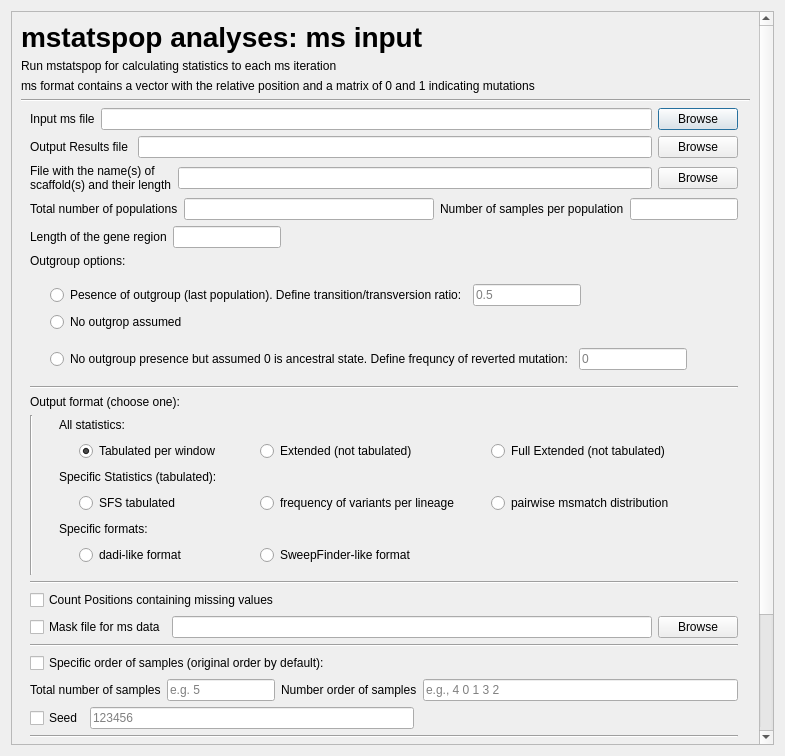
<?xml version="1.0" encoding="UTF-8"?>
<ui version="4.0">
 <class>Dialog</class>
 <widget class="QDialog" name="Dialog">
  <property name="geometry">
   <rect>
    <x>0</x>
    <y>0</y>
    <width>785</width>
    <height>756</height>
   </rect>
  </property>
  <property name="sizePolicy">
   <sizepolicy hsizetype="Preferred" vsizetype="Fixed">
    <horstretch>0</horstretch>
    <verstretch>0</verstretch>
   </sizepolicy>
  </property>
  <property name="minimumSize">
   <size>
    <width>729</width>
    <height>300</height>
   </size>
  </property>
  <property name="windowTitle">
   <string>Dialog</string>
  </property>
  <layout class="QGridLayout" name="gridLayout_4">
   <item row="0" column="0">
    <widget class="QScrollArea" name="scrollArea">
     <property name="sizePolicy">
      <sizepolicy hsizetype="Preferred" vsizetype="Preferred">
       <horstretch>0</horstretch>
       <verstretch>0</verstretch>
      </sizepolicy>
     </property>
     <property name="font">
      <font>
       <weight>50</weight>
       <italic>false</italic>
       <bold>false</bold>
       <underline>false</underline>
       <strikeout>false</strikeout>
       <kerning>true</kerning>
      </font>
     </property>
     <property name="lineWidth">
      <number>0</number>
     </property>
     <property name="widgetResizable">
      <bool>true</bool>
     </property>
     <widget class="QWidget" name="scrollAreaWidgetContents">
      <property name="geometry">
       <rect>
        <x>0</x>
        <y>0</y>
        <width>759</width>
        <height>1172</height>
       </rect>
      </property>
      <layout class="QGridLayout" name="gridLayout_2">
       <item row="0" column="0">
        <layout class="QHBoxLayout" name="horizontalLayout_15">
         <property name="sizeConstraint">
          <enum>QLayout::SetFixedSize</enum>
         </property>
         <property name="topMargin">
          <number>0</number>
         </property>
         <property name="rightMargin">
          <number>10</number>
         </property>
         <item>
          <layout class="QHBoxLayout" name="horizontalLayout_16">
           <property name="rightMargin">
            <number>10</number>
           </property>
           <item>
            <layout class="QVBoxLayout" name="verticalLayout_22">
             <property name="sizeConstraint">
              <enum>QLayout::SetFixedSize</enum>
             </property>
             <property name="bottomMargin">
              <number>0</number>
             </property>
             <item>
              <layout class="QVBoxLayout" name="verticalLayout_23">
               <item>
                <widget class="QLabel" name="label_8">
                 <property name="font">
                  <font>
                   <pointsize>21</pointsize>
                   <weight>75</weight>
                   <bold>true</bold>
                  </font>
                 </property>
                 <property name="text">
                  <string>mstatspop analyses: ms input</string>
                 </property>
                </widget>
               </item>
              </layout>
             </item>
             <item>
              <layout class="QVBoxLayout" name="verticalLayout_24">
               <item>
                <widget class="QLabel" name="label_9">
                 <property name="font">
                  <font>
                   <kerning>true</kerning>
                  </font>
                 </property>
                 <property name="text">
                  <string>Run mstatspop for calculating statistics to each ms iteration</string>
                 </property>
                </widget>
               </item>
              </layout>
             </item>
             <item>
              <layout class="QVBoxLayout" name="verticalLayout_25">
               <item>
                <widget class="QLabel" name="label_10">
                 <property name="text">
                  <string>ms format contains a vector with the relative position and a matrix of 0 and 1 indicating mutations</string>
                 </property>
                </widget>
               </item>
              </layout>
             </item>
            </layout>
           </item>
          </layout>
         </item>
         <item>
          <widget class="QLabel" name="logo_4">
           <property name="sizePolicy">
            <sizepolicy hsizetype="Preferred" vsizetype="Fixed">
             <horstretch>0</horstretch>
             <verstretch>0</verstretch>
            </sizepolicy>
           </property>
           <property name="maximumSize">
            <size>
             <width>81</width>
             <height>81</height>
            </size>
           </property>
           <property name="text">
            <string/>
           </property>
           <property name="pixmap">
            <pixmap resource="icon_SPiGA.qrc">:/logo/SPiGA_icon.png</pixmap>
           </property>
           <property name="scaledContents">
            <bool>true</bool>
           </property>
          </widget>
         </item>
        </layout>
       </item>
       <item row="1" column="0">
        <widget class="Line" name="line">
         <property name="orientation">
          <enum>Qt::Horizontal</enum>
         </property>
        </widget>
       </item>
       <item row="2" column="0">
        <widget class="QFrame" name="frameWeight">
         <property name="frameShape">
          <enum>QFrame::NoFrame</enum>
         </property>
         <property name="frameShadow">
          <enum>QFrame::Raised</enum>
         </property>
         <layout class="QVBoxLayout" name="verticalLayout_8">
          <property name="topMargin">
           <number>0</number>
          </property>
          <property name="rightMargin">
           <number>12</number>
          </property>
          <property name="bottomMargin">
           <number>0</number>
          </property>
          <item>
           <layout class="QHBoxLayout" name="horizontalLayout_input_option_i" stretch="0,0,0">
            <property name="spacing">
             <number>6</number>
            </property>
            <item>
             <widget class="QLabel" name="labelInput_fasta">
              <property name="text">
               <string>Input ms file</string>
              </property>
             </widget>
            </item>
            <item>
             <widget class="QLineEdit" name="lineInput_fasta"/>
            </item>
            <item>
             <widget class="QPushButton" name="openInput_fasta">
              <property name="text">
               <string>Browse</string>
              </property>
              <property name="autoDefault">
               <bool>true</bool>
              </property>
             </widget>
            </item>
           </layout>
          </item>
          <item>
           <layout class="QHBoxLayout" name="horizontalLayout_output_option_o">
            <item>
             <widget class="QLabel" name="labelOutput_tfasta">
              <property name="text">
               <string>Output Results file </string>
              </property>
             </widget>
            </item>
            <item>
             <widget class="QLineEdit" name="lineOutput_tfasta"/>
            </item>
            <item>
             <widget class="QPushButton" name="openInput_fasta_2">
              <property name="text">
               <string>Browse</string>
              </property>
              <property name="autoDefault">
               <bool>true</bool>
              </property>
             </widget>
            </item>
           </layout>
          </item>
          <item>
           <layout class="QHBoxLayout" name="horizontalLayout_option_n">
            <item>
             <widget class="QLabel" name="labelScaffold">
              <property name="text">
               <string>File with the name(s) of
scaffold(s) and their length</string>
              </property>
             </widget>
            </item>
            <item>
             <widget class="QLineEdit" name="lineScaffold">
              <property name="placeholderText">
               <string/>
              </property>
             </widget>
            </item>
            <item>
             <widget class="QPushButton" name="openScaffold">
              <property name="text">
               <string>Browse</string>
              </property>
             </widget>
            </item>
           </layout>
          </item>
          <item>
           <layout class="QHBoxLayout" name="horizontalLayout_62">
            <item>
             <widget class="QLabel" name="label_44">
              <property name="text">
               <string>Total number of populations</string>
              </property>
             </widget>
            </item>
            <item>
             <widget class="QLineEdit" name="lineTotalPopsConv"/>
            </item>
            <item>
             <layout class="QHBoxLayout" name="horizontalLayout_60">
              <item>
               <widget class="QLabel" name="label_43">
                <property name="text">
                 <string>Number of samples per population</string>
                </property>
               </widget>
              </item>
              <item>
               <widget class="QLineEdit" name="lineSamplesPopsConv"/>
              </item>
             </layout>
            </item>
           </layout>
          </item>
          <item>
           <layout class="QHBoxLayout" name="horizontalLayout_14">
            <property name="bottomMargin">
             <number>0</number>
            </property>
            <item>
             <widget class="QLabel" name="label_4">
              <property name="text">
               <string>Length of the gene region</string>
              </property>
             </widget>
            </item>
            <item>
             <widget class="QLineEdit" name="lineEdit_2">
              <property name="sizePolicy">
               <sizepolicy hsizetype="Fixed" vsizetype="Fixed">
                <horstretch>0</horstretch>
                <verstretch>0</verstretch>
               </sizepolicy>
              </property>
             </widget>
            </item>
            <item>
             <spacer name="horizontalSpacer_4">
              <property name="orientation">
               <enum>Qt::Horizontal</enum>
              </property>
              <property name="sizeHint" stdset="0">
               <size>
                <width>40</width>
                <height>20</height>
               </size>
              </property>
             </spacer>
            </item>
           </layout>
          </item>
          <item>
           <layout class="QVBoxLayout" name="verticalLayout_3">
            <property name="bottomMargin">
             <number>0</number>
            </property>
            <item>
             <layout class="QHBoxLayout" name="horizontalLayout_8">
              <property name="bottomMargin">
               <number>10</number>
              </property>
              <item>
               <widget class="QLabel" name="label_6">
                <property name="text">
                 <string>Outgroup options:</string>
                </property>
               </widget>
              </item>
             </layout>
            </item>
            <item>
             <layout class="QHBoxLayout" name="horizontalLayout_4">
              <property name="bottomMargin">
               <number>0</number>
              </property>
              <item>
               <spacer name="horizontalSpacer_6">
                <property name="orientation">
                 <enum>Qt::Horizontal</enum>
                </property>
                <property name="sizeType">
                 <enum>QSizePolicy::Fixed</enum>
                </property>
                <property name="sizeHint" stdset="0">
                 <size>
                  <width>20</width>
                  <height>20</height>
                 </size>
                </property>
               </spacer>
              </item>
              <item>
               <widget class="QRadioButton" name="radioButton_Outgroup">
                <property name="text">
                 <string>Pesence of outgroup (last population). Define transition/transversion ratio:</string>
                </property>
                <attribute name="buttonGroup">
                 <string notr="true">buttonGroup_5</string>
                </attribute>
               </widget>
              </item>
              <item>
               <widget class="QLineEdit" name="lineEdit_ratioSV">
                <property name="sizePolicy">
                 <sizepolicy hsizetype="Fixed" vsizetype="Fixed">
                  <horstretch>0</horstretch>
                  <verstretch>0</verstretch>
                 </sizepolicy>
                </property>
                <property name="placeholderText">
                 <string>0.5</string>
                </property>
               </widget>
              </item>
              <item>
               <spacer name="horizontalSpacer_3">
                <property name="orientation">
                 <enum>Qt::Horizontal</enum>
                </property>
                <property name="sizeHint" stdset="0">
                 <size>
                  <width>40</width>
                  <height>20</height>
                 </size>
                </property>
               </spacer>
              </item>
             </layout>
            </item>
            <item>
             <layout class="QHBoxLayout" name="horizontalLayout_6">
              <property name="bottomMargin">
               <number>10</number>
              </property>
              <item>
               <spacer name="horizontalSpacer_7">
                <property name="orientation">
                 <enum>Qt::Horizontal</enum>
                </property>
                <property name="sizeType">
                 <enum>QSizePolicy::Fixed</enum>
                </property>
                <property name="sizeHint" stdset="0">
                 <size>
                  <width>20</width>
                  <height>20</height>
                 </size>
                </property>
               </spacer>
              </item>
              <item>
               <widget class="QRadioButton" name="radioButton_NOOutgroup">
                <property name="text">
                 <string>No outgrop assumed</string>
                </property>
                <attribute name="buttonGroup">
                 <string notr="true">buttonGroup_5</string>
                </attribute>
               </widget>
              </item>
             </layout>
            </item>
            <item>
             <layout class="QHBoxLayout" name="horizontalLayout_5">
              <property name="bottomMargin">
               <number>10</number>
              </property>
              <item>
               <spacer name="horizontalSpacer_8">
                <property name="orientation">
                 <enum>Qt::Horizontal</enum>
                </property>
                <property name="sizeType">
                 <enum>QSizePolicy::Fixed</enum>
                </property>
                <property name="sizeHint" stdset="0">
                 <size>
                  <width>20</width>
                  <height>20</height>
                 </size>
                </property>
               </spacer>
              </item>
              <item>
               <widget class="QRadioButton" name="radioButton_ForceOutgroup">
                <property name="text">
                 <string>No outgroup presence but assumed 0 is ancestral state. Define frequncy of reverted mutation:</string>
                </property>
                <attribute name="buttonGroup">
                 <string notr="true">buttonGroup_5</string>
                </attribute>
               </widget>
              </item>
              <item>
               <widget class="QLineEdit" name="lineEdit_FreqRev">
                <property name="placeholderText">
                 <string>0</string>
                </property>
               </widget>
              </item>
              <item>
               <spacer name="horizontalSpacer_5">
                <property name="orientation">
                 <enum>Qt::Horizontal</enum>
                </property>
                <property name="sizeHint" stdset="0">
                 <size>
                  <width>40</width>
                  <height>20</height>
                 </size>
                </property>
               </spacer>
              </item>
             </layout>
            </item>
           </layout>
          </item>
          <item>
           <widget class="Line" name="line_5">
            <property name="orientation">
             <enum>Qt::Horizontal</enum>
            </property>
           </widget>
          </item>
          <item>
           <layout class="QHBoxLayout" name="horizontalLayout_18">
            <property name="topMargin">
             <number>0</number>
            </property>
            <item>
             <widget class="QLabel" name="label_2">
              <property name="text">
               <string>Output format (choose one):</string>
              </property>
             </widget>
            </item>
           </layout>
          </item>
          <item>
           <layout class="QHBoxLayout" name="horizontalLayout_19">
            <property name="leftMargin">
             <number>0</number>
            </property>
            <property name="bottomMargin">
             <number>0</number>
            </property>
            <item>
             <widget class="Line" name="line_8">
              <property name="orientation">
               <enum>Qt::Vertical</enum>
              </property>
             </widget>
            </item>
            <item>
             <layout class="QVBoxLayout" name="verticalLayout_2">
              <property name="topMargin">
               <number>0</number>
              </property>
              <property name="bottomMargin">
               <number>10</number>
              </property>
              <item>
               <layout class="QHBoxLayout" name="horizontalLayout_13">
                <property name="bottomMargin">
                 <number>0</number>
                </property>
                <item>
                 <spacer name="horizontalSpacer_16">
                  <property name="orientation">
                   <enum>Qt::Horizontal</enum>
                  </property>
                  <property name="sizeType">
                   <enum>QSizePolicy::Fixed</enum>
                  </property>
                  <property name="sizeHint" stdset="0">
                   <size>
                    <width>20</width>
                    <height>20</height>
                   </size>
                  </property>
                 </spacer>
                </item>
                <item>
                 <widget class="QLabel" name="label_3">
                  <property name="text">
                   <string>All statistics:</string>
                  </property>
                 </widget>
                </item>
               </layout>
              </item>
              <item>
               <layout class="QGridLayout" name="gridLayout">
                <property name="bottomMargin">
                 <number>0</number>
                </property>
                <item row="0" column="0">
                 <spacer name="horizontalSpacer_10">
                  <property name="orientation">
                   <enum>Qt::Horizontal</enum>
                  </property>
                  <property name="sizeType">
                   <enum>QSizePolicy::Fixed</enum>
                  </property>
                  <property name="sizeHint" stdset="0">
                   <size>
                    <width>40</width>
                    <height>20</height>
                   </size>
                  </property>
                 </spacer>
                </item>
                <item row="0" column="3">
                 <widget class="QRadioButton" name="radioButton_option_o10">
                  <property name="text">
                   <string>Full Extended (not tabulated)</string>
                  </property>
                  <attribute name="buttonGroup">
                   <string notr="true">buttonGroup_6</string>
                  </attribute>
                 </widget>
                </item>
                <item row="0" column="1">
                 <widget class="QRadioButton" name="radioButton_option_o1">
                  <property name="sizePolicy">
                   <sizepolicy hsizetype="Fixed" vsizetype="Fixed">
                    <horstretch>0</horstretch>
                    <verstretch>0</verstretch>
                   </sizepolicy>
                  </property>
                  <property name="minimumSize">
                   <size>
                    <width>175</width>
                    <height>0</height>
                   </size>
                  </property>
                  <property name="text">
                   <string>Tabulated per window</string>
                  </property>
                  <property name="checked">
                   <bool>true</bool>
                  </property>
                  <attribute name="buttonGroup">
                   <string notr="true">buttonGroup_6</string>
                  </attribute>
                 </widget>
                </item>
                <item row="0" column="2">
                 <widget class="QRadioButton" name="radioButton_oprion_o0">
                  <property name="sizePolicy">
                   <sizepolicy hsizetype="Fixed" vsizetype="Fixed">
                    <horstretch>0</horstretch>
                    <verstretch>0</verstretch>
                   </sizepolicy>
                  </property>
                  <property name="minimumSize">
                   <size>
                    <width>225</width>
                    <height>0</height>
                   </size>
                  </property>
                  <property name="text">
                   <string>Extended (not tabulated)</string>
                  </property>
                  <attribute name="buttonGroup">
                   <string notr="true">buttonGroup_6</string>
                  </attribute>
                 </widget>
                </item>
               </layout>
              </item>
              <item>
               <layout class="QHBoxLayout" name="horizontalLayout_17">
                <property name="bottomMargin">
                 <number>0</number>
                </property>
                <item>
                 <spacer name="horizontalSpacer_18">
                  <property name="orientation">
                   <enum>Qt::Horizontal</enum>
                  </property>
                  <property name="sizeType">
                   <enum>QSizePolicy::Fixed</enum>
                  </property>
                  <property name="sizeHint" stdset="0">
                   <size>
                    <width>20</width>
                    <height>20</height>
                   </size>
                  </property>
                 </spacer>
                </item>
                <item>
                 <widget class="QLabel" name="label_5">
                  <property name="text">
                   <string>Specific Statistics (tabulated):</string>
                  </property>
                 </widget>
                </item>
               </layout>
              </item>
              <item>
               <layout class="QGridLayout" name="gridLayout_3">
                <property name="topMargin">
                 <number>0</number>
                </property>
                <item row="0" column="2">
                 <widget class="QRadioButton" name="radioButton_oprion_o5">
                  <property name="sizePolicy">
                   <sizepolicy hsizetype="Fixed" vsizetype="Fixed">
                    <horstretch>0</horstretch>
                    <verstretch>0</verstretch>
                   </sizepolicy>
                  </property>
                  <property name="minimumSize">
                   <size>
                    <width>225</width>
                    <height>0</height>
                   </size>
                  </property>
                  <property name="text">
                   <string>frequency of variants per lineage </string>
                  </property>
                  <attribute name="buttonGroup">
                   <string notr="true">buttonGroup_6</string>
                  </attribute>
                 </widget>
                </item>
                <item row="0" column="0">
                 <spacer name="horizontalSpacer_15">
                  <property name="orientation">
                   <enum>Qt::Horizontal</enum>
                  </property>
                  <property name="sizeType">
                   <enum>QSizePolicy::Fixed</enum>
                  </property>
                  <property name="sizeHint" stdset="0">
                   <size>
                    <width>40</width>
                    <height>20</height>
                   </size>
                  </property>
                 </spacer>
                </item>
                <item row="0" column="3">
                 <widget class="QRadioButton" name="radioButton_option_o4">
                  <property name="text">
                   <string>pairwise msmatch distribution </string>
                  </property>
                  <attribute name="buttonGroup">
                   <string notr="true">buttonGroup_6</string>
                  </attribute>
                 </widget>
                </item>
                <item row="0" column="1">
                 <widget class="QRadioButton" name="radioButton_option_o2">
                  <property name="sizePolicy">
                   <sizepolicy hsizetype="Fixed" vsizetype="Fixed">
                    <horstretch>0</horstretch>
                    <verstretch>0</verstretch>
                   </sizepolicy>
                  </property>
                  <property name="minimumSize">
                   <size>
                    <width>175</width>
                    <height>0</height>
                   </size>
                  </property>
                  <property name="text">
                   <string>SFS tabulated </string>
                  </property>
                  <attribute name="buttonGroup">
                   <string notr="true">buttonGroup_6</string>
                  </attribute>
                 </widget>
                </item>
               </layout>
              </item>
              <item>
               <layout class="QHBoxLayout" name="horizontalLayout_23">
                <property name="bottomMargin">
                 <number>0</number>
                </property>
                <item>
                 <spacer name="horizontalSpacer_19">
                  <property name="orientation">
                   <enum>Qt::Horizontal</enum>
                  </property>
                  <property name="sizeType">
                   <enum>QSizePolicy::Fixed</enum>
                  </property>
                  <property name="sizeHint" stdset="0">
                   <size>
                    <width>20</width>
                    <height>20</height>
                   </size>
                  </property>
                 </spacer>
                </item>
                <item>
                 <widget class="QLabel" name="label_7">
                  <property name="text">
                   <string>Specific formats:</string>
                  </property>
                 </widget>
                </item>
               </layout>
              </item>
              <item>
               <layout class="QGridLayout" name="gridLayout_6">
                <property name="topMargin">
                 <number>0</number>
                </property>
                <item row="0" column="0">
                 <spacer name="horizontalSpacer_21">
                  <property name="orientation">
                   <enum>Qt::Horizontal</enum>
                  </property>
                  <property name="sizeType">
                   <enum>QSizePolicy::Fixed</enum>
                  </property>
                  <property name="sizeHint" stdset="0">
                   <size>
                    <width>40</width>
                    <height>20</height>
                   </size>
                  </property>
                 </spacer>
                </item>
                <item row="0" column="2">
                 <widget class="QRadioButton" name="radioButton_option_o7">
                  <property name="text">
                   <string>SweepFinder-like format </string>
                  </property>
                  <attribute name="buttonGroup">
                   <string notr="true">buttonGroup_6</string>
                  </attribute>
                 </widget>
                </item>
                <item row="0" column="1">
                 <widget class="QRadioButton" name="radioButton_option_03">
                  <property name="sizePolicy">
                   <sizepolicy hsizetype="Fixed" vsizetype="Fixed">
                    <horstretch>0</horstretch>
                    <verstretch>0</verstretch>
                   </sizepolicy>
                  </property>
                  <property name="minimumSize">
                   <size>
                    <width>175</width>
                    <height>0</height>
                   </size>
                  </property>
                  <property name="text">
                   <string>dadi-like format </string>
                  </property>
                  <attribute name="buttonGroup">
                   <string notr="true">buttonGroup_6</string>
                  </attribute>
                 </widget>
                </item>
               </layout>
              </item>
             </layout>
            </item>
           </layout>
          </item>
          <item>
           <widget class="Line" name="line_4">
            <property name="orientation">
             <enum>Qt::Horizontal</enum>
            </property>
           </widget>
          </item>
          <item>
           <widget class="QCheckBox" name="checkUnknownPosConv">
            <property name="text">
             <string>Count Positions containing missing values</string>
            </property>
           </widget>
          </item>
          <item>
           <layout class="QHBoxLayout" name="horizontalLayout_mask_option_m">
            <item>
             <widget class="QCheckBox" name="checkBoxGenerateMaskFile">
              <property name="text">
               <string>Mask file for ms data</string>
              </property>
              <property name="autoExclusive">
               <bool>true</bool>
              </property>
             </widget>
            </item>
            <item>
             <widget class="QLineEdit" name="lineGenerateMaskFile"/>
            </item>
            <item>
             <widget class="QPushButton" name="openGenerateMaskFile">
              <property name="text">
               <string>Browse</string>
              </property>
             </widget>
            </item>
           </layout>
          </item>
          <item>
           <widget class="Line" name="line_6">
            <property name="orientation">
             <enum>Qt::Horizontal</enum>
            </property>
           </widget>
          </item>
          <item>
           <widget class="QCheckBox" name="checkOrderSamplesConv">
            <property name="text">
             <string>Specific order of samples (original order by default):</string>
            </property>
           </widget>
          </item>
          <item>
           <layout class="QHBoxLayout" name="horizontalLayout_61">
            <item>
             <widget class="QLabel" name="labelOrderSamplesConv">
              <property name="text">
               <string>Total number of samples</string>
              </property>
             </widget>
            </item>
            <item>
             <widget class="QLineEdit" name="lineOrderSamples_total">
              <property name="sizePolicy">
               <sizepolicy hsizetype="Fixed" vsizetype="Fixed">
                <horstretch>0</horstretch>
                <verstretch>0</verstretch>
               </sizepolicy>
              </property>
              <property name="placeholderText">
               <string>e.g. 5</string>
              </property>
             </widget>
            </item>
            <item>
             <layout class="QHBoxLayout" name="horizontalLayout_63">
              <item>
               <widget class="QLabel" name="labelOrderSamplesConv2">
                <property name="text">
                 <string>Number order of samples</string>
                </property>
               </widget>
              </item>
              <item>
               <widget class="QLineEdit" name="lineOrderSamplesConv2">
                <property name="placeholderText">
                 <string>e.g., 4 0 1 3 2</string>
                </property>
               </widget>
              </item>
             </layout>
            </item>
           </layout>
          </item>
          <item>
           <layout class="QHBoxLayout" name="horizontalLayout_76">
            <item>
             <widget class="QCheckBox" name="check_seed">
              <property name="text">
               <string>Seed</string>
              </property>
             </widget>
            </item>
            <item>
             <widget class="QLineEdit" name="line_seed">
              <property name="placeholderText">
               <string>123456</string>
              </property>
             </widget>
            </item>
            <item>
             <spacer name="horizontalSpacer_12">
              <property name="orientation">
               <enum>Qt::Horizontal</enum>
              </property>
              <property name="sizeHint" stdset="0">
               <size>
                <width>40</width>
                <height>20</height>
               </size>
              </property>
             </spacer>
            </item>
           </layout>
          </item>
          <item>
           <widget class="Line" name="line_7">
            <property name="orientation">
             <enum>Qt::Horizontal</enum>
            </property>
           </widget>
          </item>
          <item>
           <widget class="QLabel" name="label_11">
            <property name="text">
             <string>Optimal Test (not missing allowed):</string>
            </property>
           </widget>
          </item>
          <item>
           <layout class="QVBoxLayout" name="verticalLayout">
            <property name="topMargin">
             <number>0</number>
            </property>
            <property name="rightMargin">
             <number>0</number>
            </property>
            <property name="bottomMargin">
             <number>0</number>
            </property>
            <item>
             <layout class="QHBoxLayout" name="horizontalLayout">
              <property name="topMargin">
               <number>0</number>
              </property>
              <property name="rightMargin">
               <number>10</number>
              </property>
              <item>
               <widget class="QCheckBox" name="checkBox_Exp_Alt_SFS">
                <property name="text">
                 <string>File with  Expected Alternative SFS per population</string>
                </property>
               </widget>
              </item>
              <item>
               <widget class="QLineEdit" name="line_Exp_Alt_SFS"/>
              </item>
              <item>
               <widget class="QPushButton" name="open_Exp_Alt_SFS">
                <property name="text">
                 <string>Browse</string>
                </property>
               </widget>
              </item>
             </layout>
            </item>
            <item>
             <layout class="QHBoxLayout" name="horizontalLayout_3">
              <property name="topMargin">
               <number>0</number>
              </property>
              <property name="rightMargin">
               <number>10</number>
              </property>
              <item>
               <spacer name="horizontalSpacer_2">
                <property name="orientation">
                 <enum>Qt::Horizontal</enum>
                </property>
                <property name="sizeType">
                 <enum>QSizePolicy::Fixed</enum>
                </property>
                <property name="sizeHint" stdset="0">
                 <size>
                  <width>40</width>
                  <height>20</height>
                 </size>
                </property>
               </spacer>
              </item>
              <item>
               <widget class="QCheckBox" name="checkBox_Exp_Null_SFS">
                <property name="text">
                 <string>File with  Expected Null SFS per population</string>
                </property>
               </widget>
              </item>
              <item>
               <widget class="QLineEdit" name="line_Exp_Null_SFS"/>
              </item>
              <item>
               <widget class="QPushButton" name="open_Exp_Null_SFS">
                <property name="text">
                 <string>Browse</string>
                </property>
               </widget>
              </item>
             </layout>
            </item>
           </layout>
          </item>
          <item>
           <widget class="Line" name="line_3">
            <property name="orientation">
             <enum>Qt::Horizontal</enum>
            </property>
           </widget>
          </item>
          <item>
           <layout class="QHBoxLayout" name="horizontalLayout_7">
            <property name="bottomMargin">
             <number>0</number>
            </property>
            <item>
             <layout class="QHBoxLayout" name="horizontalLayout_10">
              <property name="bottomMargin">
               <number>0</number>
              </property>
              <item>
               <widget class="QLabel" name="label">
                <property name="sizePolicy">
                 <sizepolicy hsizetype="Fixed" vsizetype="Preferred">
                  <horstretch>0</horstretch>
                  <verstretch>0</verstretch>
                 </sizepolicy>
                </property>
                <property name="text">
                 <string>Command:</string>
                </property>
               </widget>
              </item>
             </layout>
            </item>
            <item>
             <layout class="QHBoxLayout" name="horizontalLayout_11">
              <property name="rightMargin">
               <number>0</number>
              </property>
              <property name="bottomMargin">
               <number>0</number>
              </property>
              <item>
               <widget class="QLineEdit" name="lineEdit"/>
              </item>
             </layout>
            </item>
           </layout>
          </item>
          <item>
           <layout class="QHBoxLayout" name="horizontalLayout_2">
            <property name="rightMargin">
             <number>0</number>
            </property>
            <property name="bottomMargin">
             <number>0</number>
            </property>
            <item>
             <spacer name="horizontalSpacer">
              <property name="orientation">
               <enum>Qt::Horizontal</enum>
              </property>
              <property name="sizeHint" stdset="0">
               <size>
                <width>40</width>
                <height>20</height>
               </size>
              </property>
             </spacer>
            </item>
            <item>
             <widget class="QPushButton" name="Button_AddCommandWin">
              <property name="text">
               <string>Add to Command Window </string>
              </property>
             </widget>
            </item>
           </layout>
          </item>
         </layout>
        </widget>
       </item>
      </layout>
     </widget>
    </widget>
   </item>
  </layout>
 </widget>
 <tabstops>
  <tabstop>lineInput_fasta</tabstop>
  <tabstop>openInput_fasta</tabstop>
  <tabstop>lineOutput_tfasta</tabstop>
  <tabstop>lineScaffold</tabstop>
  <tabstop>openScaffold</tabstop>
  <tabstop>checkOrderSamplesConv</tabstop>
  <tabstop>lineOrderSamples_total</tabstop>
  <tabstop>lineOrderSamplesConv2</tabstop>
  <tabstop>Button_AddCommandWin</tabstop>
 </tabstops>
 <resources>
  <include location="icon_SPiGA.qrc"/>
 </resources>
 <connections/>
 <buttongroups>
  <buttongroup name="buttonGroup"/>
  <buttongroup name="buttonGroup_6"/>
  <buttongroup name="buttonGroup_3"/>
  <buttongroup name="buttonGroup_2"/>
  <buttongroup name="buttonGroup_4"/>
  <buttongroup name="buttonGroup_5"/>
 </buttongroups>
</ui>
